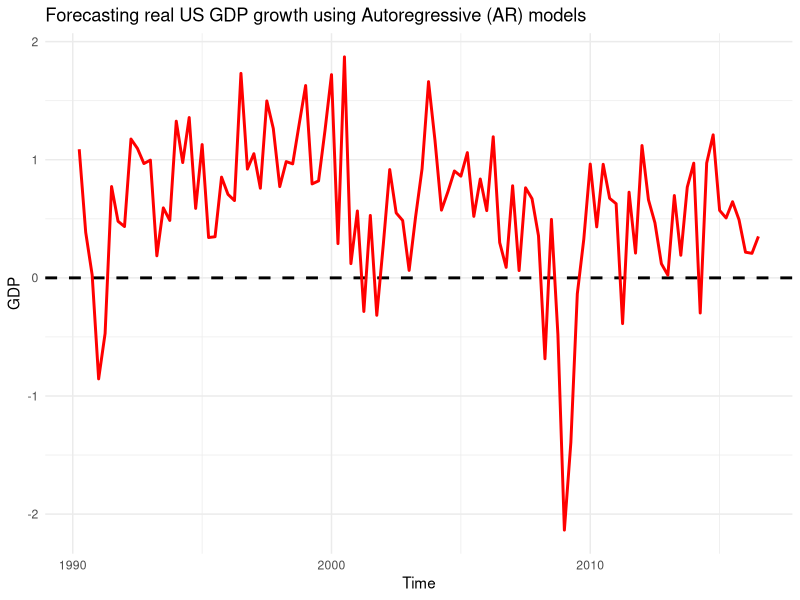

This figure's R source:
## ---- chunk 1
# Load required packages
library(openxlsx)   # Excel file handling
library(ggplot2)    # Data visualization
library(mvtnorm)    # 

raw <- read.xlsx('Assignment4Dataset.xlsx', colNames = TRUE)

gdpPlot <- function (input_date, input_y, input_title, input_path){
  plot_df <- data.frame(time = input_date, gdp_forecast = input_y)
  
  ggplot(plot_df, aes(x = time)) +
  geom_hline(yintercept = 0, color = 'black', 
             linewidth = 1, linetype = 'dashed') +
  geom_line(aes(y = gdp_forecast), color = 'red', 
            linewidth = 1) +
  labs(title = input_title,
    x = 'Time', y = 'GDP') +
  theme_minimal()

  ggsave(input_path, width = 10, height = 5, dpi = 300)
}

gdpPlot(raw[['time']], raw[['y_t']], 'Forecasting real US GDP growth using Autoregressive (AR) models', 'figures/a_gdp.png')
## ---- chunk 2
colnames(raw) <- c('time', 'y_t', 'y_lag1', 'y_lag2')

ar2_gdp <- lm(formula = y_t ~ `y_lag1` + `y_lag2`, 
              data = raw)

ar2_estimation <- summary(ar2_gdp)

last_row <- raw[nrow(raw),]

new_df <- data.frame(`y_lag1` = last_row$`y_t`,
                     `y_lag2` = last_row$`y_lag1`)

y_tPlus1 <- predict(ar2_gdp, newdata = new_df)

s <- ar2_estimation$sigma

y_tPlus1_95_lowerBound <- y_tPlus1 - 1.96*s
y_tPlus1_95_upperBound <- y_tPlus1 + 1.96*s

cat(sprintf('The prediction of y_{t+1} is %.4f.\n', y_tPlus1))
cat(sprintf('95%% prediction interval is [%.4f, %.4f].\n',
            y_tPlus1_95_lowerBound,
            y_tPlus1_95_upperBound))
## ---- chunk 3
numberOfSimulations <- 10000

this_y <- c(1, last_row$`y_t`, last_row$`y_lag1`)
hat_beta <- coef(ar2_gdp)
covarianceMatrix <- ar2_estimation$cov.unscaled
degreeOfFreedom <- ar2_estimation$df[2]
sizeOfSample <- length(raw[['time']])

y_tPlus1_simulation <- numeric(numberOfSimulations)

for (i in 1:numberOfSimulations){
  beta_i <- rmvt(n = 1, 
                 sigma = covarianceMatrix,
                 df = degreeOfFreedom, 
                 delta = hat_beta, type = 'shifted')
  beta_i <- as.numeric(beta_i)        # length p
  beta_i <- matrix(beta_i, ncol = 1)  
  
  y <- raw[['y_t']]
  X <- model.matrix(ar2_gdp)
  residual <- y - X %*% beta_i
  
  this_scale <- 1/(1/2 * t(residual) %*% residual)
    
  h_i <- rgamma(n = 1, shape = sizeOfSample/2 , scale = this_scale)
  
  residuals_i <- rnorm(n = 1, mean = 0, sd = sqrt(1/h_i))
  
  this_hat_y_tPlus1 <- sum(this_y * hat_beta)
  
  y_tPlus1_simulation[i] <- this_hat_y_tPlus1 + residuals_i
}

bayesian_mean <- mean(y_tPlus1_simulation)
bayesian_95_lowerBound <- quantile(y_tPlus1_simulation, 0.025)
bayesian_95_upperBound<- quantile(y_tPlus1_simulation, 0.975)

print('Bayesian prediction:')
cat(sprintf('The prediction of y_{t+1} is %.4f.\n', bayesian_mean))
cat(sprintf('95%% prediction interval is [%.4f, %.4f].\n',
            bayesian_95_lowerBound,
            bayesian_95_upperBound))
## ---- chunk 4

